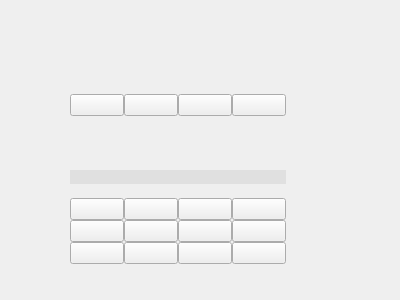
<?xml version="1.0" encoding="UTF-8"?>
<ui version="4.0">
 <class>PenPanel</class>
 <widget class="QWidget" name="PenPanel">
  <property name="geometry">
   <rect>
    <x>0</x>
    <y>0</y>
    <width>400</width>
    <height>300</height>
   </rect>
  </property>
  <property name="windowTitle">
   <string>Form</string>
  </property>
  <widget class="QWidget" name="verticalLayoutWidget">
   <property name="geometry">
    <rect>
     <x>70</x>
     <y>40</y>
     <width>216</width>
     <height>224</height>
    </rect>
   </property>
   <layout class="QVBoxLayout" name="verticalLayout" stretch="0,1,0,0,0,0">
    <property name="spacing">
     <number>0</number>
    </property>
    <item>
     <spacer name="verticalSpacer">
      <property name="orientation">
       <enum>Qt::Vertical</enum>
      </property>
      <property name="sizeHint" stdset="0">
       <size>
        <width>1</width>
        <height>1</height>
       </size>
      </property>
     </spacer>
    </item>
    <item>
     <layout class="QHBoxLayout" name="horizontalLayout_2" stretch="0,0,0,0">
      <property name="spacing">
       <number>0</number>
      </property>
      <item>
       <widget class="CustomPushButton_3" name="pSize1">
        <property name="text">
         <string/>
        </property>
        <property name="checkable">
         <bool>true</bool>
        </property>
       </widget>
      </item>
      <item>
       <widget class="CustomPushButton_3" name="pSize2">
        <property name="text">
         <string/>
        </property>
        <property name="checkable">
         <bool>true</bool>
        </property>
       </widget>
      </item>
      <item>
       <widget class="CustomPushButton_3" name="pSize3">
        <property name="text">
         <string/>
        </property>
        <property name="checkable">
         <bool>true</bool>
        </property>
       </widget>
      </item>
      <item>
       <widget class="CustomPushButton_3" name="pSize4">
        <property name="text">
         <string/>
        </property>
        <property name="checkable">
         <bool>true</bool>
        </property>
       </widget>
      </item>
     </layout>
    </item>
    <item>
     <spacer name="verticalSpacer_2">
      <property name="orientation">
       <enum>Qt::Vertical</enum>
      </property>
      <property name="sizeHint" stdset="0">
       <size>
        <width>1</width>
        <height>1</height>
       </size>
      </property>
     </spacer>
    </item>
    <item>
     <widget class="QLabel" name="label_line">
      <property name="styleSheet">
       <string notr="true">QLabel{
background: rgba(224,224,224);
}</string>
      </property>
      <property name="text">
       <string/>
      </property>
     </widget>
    </item>
    <item>
     <widget class="QLabel" name="label_null">
      <property name="text">
       <string/>
      </property>
     </widget>
    </item>
    <item>
     <layout class="QGridLayout" name="gridLayout">
      <property name="spacing">
       <number>0</number>
      </property>
      <item row="0" column="1">
       <widget class="CustomPushButton_4" name="pColor2">
        <property name="text">
         <string/>
        </property>
        <property name="checkable">
         <bool>true</bool>
        </property>
       </widget>
      </item>
      <item row="0" column="3">
       <widget class="CustomPushButton_4" name="pColor4">
        <property name="text">
         <string/>
        </property>
        <property name="checkable">
         <bool>true</bool>
        </property>
       </widget>
      </item>
      <item row="1" column="1">
       <widget class="CustomPushButton_4" name="pColor6">
        <property name="text">
         <string/>
        </property>
        <property name="checkable">
         <bool>true</bool>
        </property>
       </widget>
      </item>
      <item row="1" column="0">
       <widget class="CustomPushButton_4" name="pColor5">
        <property name="text">
         <string/>
        </property>
        <property name="checkable">
         <bool>true</bool>
        </property>
       </widget>
      </item>
      <item row="0" column="0">
       <widget class="CustomPushButton_4" name="pColor1">
        <property name="text">
         <string/>
        </property>
        <property name="checkable">
         <bool>true</bool>
        </property>
       </widget>
      </item>
      <item row="0" column="2">
       <widget class="CustomPushButton_4" name="pColor3">
        <property name="text">
         <string/>
        </property>
        <property name="checkable">
         <bool>true</bool>
        </property>
       </widget>
      </item>
      <item row="1" column="2">
       <widget class="CustomPushButton_4" name="pColor7">
        <property name="text">
         <string/>
        </property>
        <property name="checkable">
         <bool>true</bool>
        </property>
       </widget>
      </item>
      <item row="2" column="0">
       <widget class="CustomPushButton_4" name="pColor9">
        <property name="text">
         <string/>
        </property>
        <property name="checkable">
         <bool>true</bool>
        </property>
       </widget>
      </item>
      <item row="2" column="1">
       <widget class="CustomPushButton_4" name="pColor10">
        <property name="text">
         <string/>
        </property>
        <property name="checkable">
         <bool>true</bool>
        </property>
       </widget>
      </item>
      <item row="1" column="3">
       <widget class="CustomPushButton_4" name="pColor8">
        <property name="text">
         <string/>
        </property>
        <property name="checkable">
         <bool>true</bool>
        </property>
       </widget>
      </item>
      <item row="2" column="2">
       <widget class="CustomPushButton_4" name="pColor11">
        <property name="text">
         <string/>
        </property>
        <property name="checkable">
         <bool>true</bool>
        </property>
       </widget>
      </item>
      <item row="2" column="3">
       <widget class="CustomPushButton_4" name="pColor12">
        <property name="text">
         <string/>
        </property>
        <property name="checkable">
         <bool>true</bool>
        </property>
       </widget>
      </item>
     </layout>
    </item>
   </layout>
  </widget>
 </widget>
 <customwidgets>
  <customwidget>
   <class>CustomPushButton_3</class>
   <extends>QPushButton</extends>
   <header location="global">Custom/PushButton/custompushbutton_3.h</header>
  </customwidget>
  <customwidget>
   <class>CustomPushButton_4</class>
   <extends>QPushButton</extends>
   <header>Custom/PushButton/custompushbutton_4.h</header>
  </customwidget>
 </customwidgets>
 <resources/>
 <connections/>
</ui>
